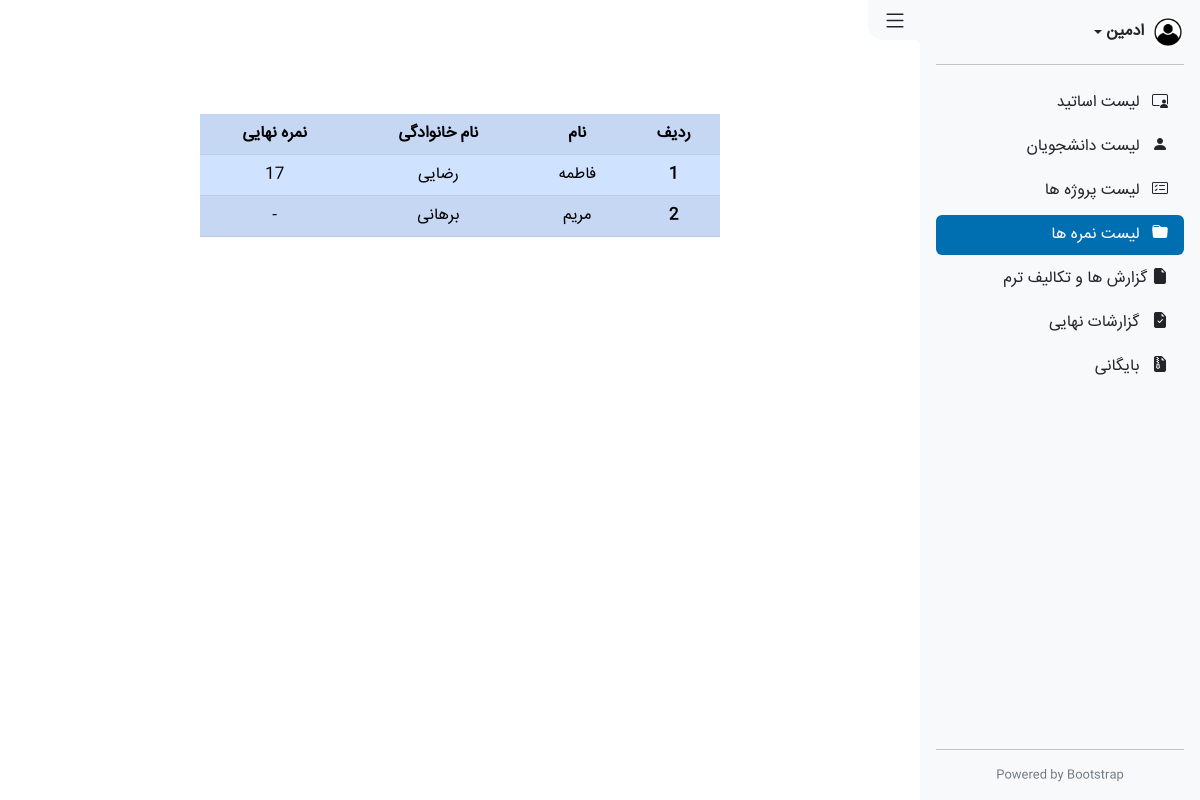
The page /administrators/marks-list on the database its author committed.
### teachers/models.py (models this page shows, shortened)
class FinalReport(models.Model):
    student = models.ForeignKey(CollegeUsers, on_delete=models.CASCADE)
    project = models.ForeignKey(Project, on_delete=models.SET_NULL, null=True)
    file = models.FileField(null=True, blank=True)
    description = models.TextField(null=True, blank=True)
    mark = models.IntegerField(null=True, blank=True)
    is_archive = models.BooleanField(default=False)

### accounts/models.py (models this page shows, shortened)
class CollegeUsers(models.Model):
    user = models.OneToOneField(User, on_delete=models.CASCADE)
    firstname = models.CharField(max_length=150)
    lastname = models.CharField(max_length=150)
    project = models.ForeignKey(Project, models.SET_NULL, null=True, blank=True)
    is_teacher = models.BooleanField(default=False)
    is_student = models.BooleanField(default=True)

### administration/views.py (the view)
# urls.py: path('marks-list', views.marks_list, name="a_mark_list"),
def marks_list(request):
    context = {
        'active_tab': 'marks_list',
        'reports': FinalReport.objects.filter()
    }
    return render(request, 'administration/List Number.html', context)

### administration/templates/administration/List Number.html (shortened to what this page needs)
{% extends 'administration/includes/_layout.html' %}
{% load static %}
{% block content %}
<section class="main active-side">
    <table class="table table-primary table-striped list-students">
        <tr>
            <th>ردیف</th>
            <th>نام</th>
            <th>نام خانوادگی</th>
            <th>نمره نهایی</th>
        </tr>
        {% for report in reports %}
        <tr>
            <th>{{ forloop.counter }}</th>
            <td>{{ report.student.firstname }}</td>
            <td>{{ report.student.lastname }}</td>
            <td>
                {% if report.mark %}{{ report.mark }}{% else %}-{% endif %}
            </td>
        </tr>
        {% endfor %}
    </table>
</section>
{% endblock %}

### assets/Css/style.css (style rules this page uses)
*, *::before, *::after { margin: 0; padding: 0; box-sizing: border-box; font-family: 'IRANSans'; }
body { width: 100vw; min-height: 100vh; overflow-x: hidden; }
.main.active-side { width: calc(100vw - 280px); padding: 50px 20px; margin-right: auto; transition: .5s; }
.list-students { max-width: 520px; margin: 4rem auto; text-align: center; }

### rows shown on the page
FinalReport: student.firstname "فاطمه", student.lastname "رضایی", mark "17"
FinalReport: student.firstname "مریم", student.lastname "برهانی"
